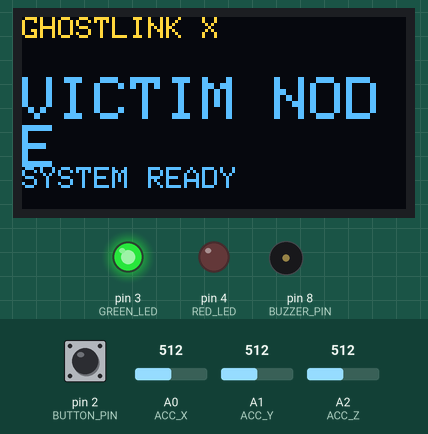
This sketch was run on a simulated Arduino Uno, built with avr-gcc and run on an emulated ATmega328P. On the bench: 128×64 one-colour display, output pins drawn as LEDs (lit = HIGH), buzzer (waves = sounding, pin HIGH). Dashed ring = blinking. Inputs (shaded band) come from the test bench; at power-on: A0 (ACC_X) = 512, pin 2 (BUTTON_PIN) HIGH, A1 (ACC_Y) = 512, A2 (ACC_Z) = 512. The OLED is the two-colour kind (top 16 rows yellow); what the sketch prints to the serial monitor is not drawn.

Above: at 3.2 s.
3.3 s: A0 (ACC_X) set to 582
4.8 s: A0 (ACC_X) set to 606
At 4.99 s:
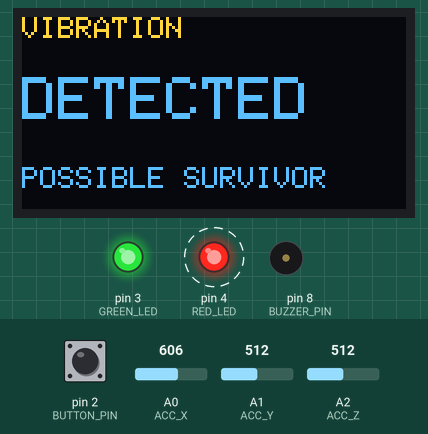
6.6 s: pin 2 (BUTTON_PIN) pulled LOW for 1 s
At 9.4 s:
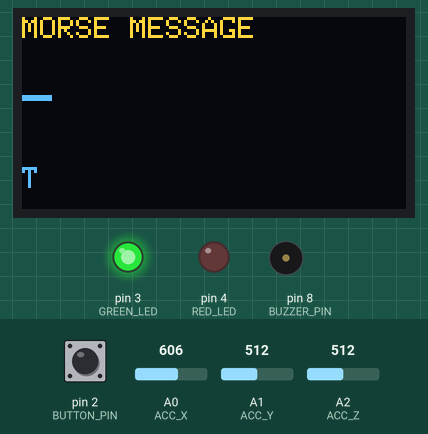
10.1 s: pin 2 (BUTTON_PIN) pulled LOW for 3.2 s
At 10.56 s:
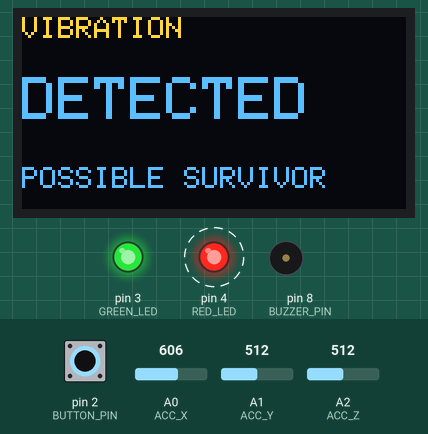
14.8 s: pin 2 (BUTTON_PIN) pulled LOW for 0.15 s
At 17.3 s:
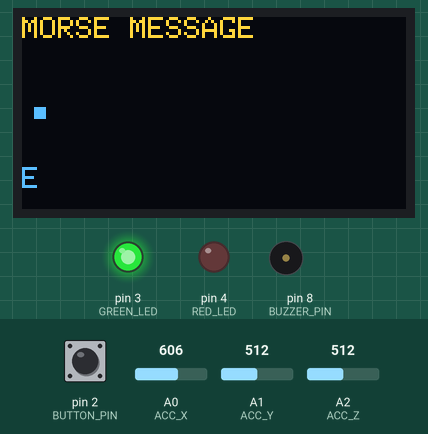
17.9 s: A0 (ACC_X) set to 511
At 19.3 s:
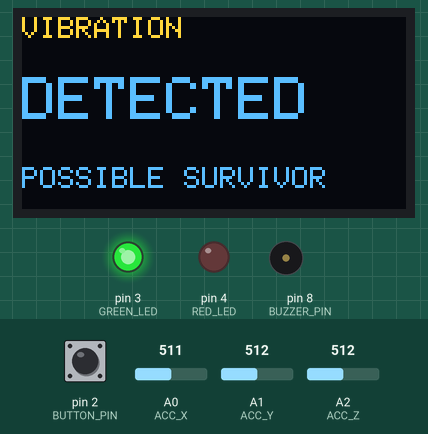
Timing chart, 0 to 20.5 s (numbered marks = the images above; inputs shaded):
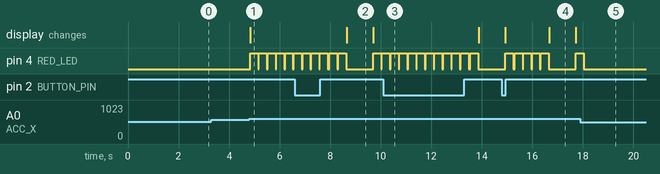

The sketch:

1._NODE_1___victim_node.ino
```cpp
/*
  GHOSTLINK X
  NODE 1 - VICTIM NODE

  Hardware:
  - Arduino UNO
  - Analog Accelerometer
  - Push Button
  - OLED I2C
  - Active Buzzer Module
  - Green LED
  - Red LED
  - ESP8266 NodeMCU

  Functions:
  - Morse button input
  - Accelerometer vibration detection
  - SOS generation
  - OLED status
  - Sends emergency data to ESP8266
*/

#include <Wire.h>
#include <Adafruit_GFX.h>
#include <Adafruit_SSD1306.h>
#include <SoftwareSerial.h>

// ---------------- PIN DEFINITIONS ----------------

#define BUTTON_PIN 2

#define GREEN_LED 3
#define RED_LED 4
#define BUZZER_PIN 8

#define ACC_X A0
#define ACC_Y A1
#define ACC_Z A2

// ESP8266 serial
#define ESP_RX 10
#define ESP_TX 11

SoftwareSerial espSerial(ESP_RX, ESP_TX);

// ---------------- OLED ----------------

#define SCREEN_WIDTH 128
#define SCREEN_HEIGHT 64

Adafruit_SSD1306 display(
  SCREEN_WIDTH,
  SCREEN_HEIGHT,
  &Wire,
  -1
);

// ---------------- MORSE ----------------

String morseCode = "";

unsigned long pressStart = 0;
bool buttonPressed = false;

const unsigned long DOT_TIME = 500;
const unsigned long CHAR_GAP = 1500;

// ---------------- VIBRATION ----------------

const int VIBRATION_THRESHOLD = 80;

int baseX;
int baseY;
int baseZ;

// ------------------------------------------------

void setup() {

  Serial.begin(9600);
  espSerial.begin(9600);

  pinMode(BUTTON_PIN, INPUT_PULLUP);

  pinMode(GREEN_LED, OUTPUT);
  pinMode(RED_LED, OUTPUT);
  pinMode(BUZZER_PIN, OUTPUT);

  digitalWrite(GREEN_LED, HIGH);
  digitalWrite(RED_LED, LOW);
  digitalWrite(BUZZER_PIN, LOW);

  // OLED
  if (!display.begin(SSD1306_SWITCHCAPVCC, 0x3C)) {
    Serial.println("OLED NOT FOUND");
  }

  display.clearDisplay();
  display.setTextColor(SSD1306_WHITE);

  showOLED(
    "GHOSTLINK X",
    "VICTIM NODE",
    "SYSTEM READY"
  );

  delay(2000);

  // Read accelerometer baseline
  baseX = analogRead(ACC_X);
  baseY = analogRead(ACC_Y);
  baseZ = analogRead(ACC_Z);

  Serial.println("NODE 1 READY");
}

// ------------------------------------------------

void loop() {

  readMorseButton();

  detectVibration();

  // If user leaves Morse input open,
  // process character after gap.
  if (
    morseCode.length() > 0 &&
    !buttonPressed &&
    millis() - pressStart > CHAR_GAP
  ) {

    sendMorseCharacter();

    morseCode = "";
  }
}

// =================================================
// MORSE BUTTON
// =================================================

void readMorseButton() {

  bool state = digitalRead(BUTTON_PIN) == LOW;

  if (state && !buttonPressed) {

    buttonPressed = true;

    pressStart = millis();

  }

  if (!state && buttonPressed) {

    buttonPressed = false;

    unsigned long duration =
      millis() - pressStart;

    if (duration < DOT_TIME) {

      morseCode += ".";

      showOLED(
        "MORSE INPUT",
        morseCode,
        "DOT"
      );

    } else {

      morseCode += "-";

      showOLED(
        "MORSE INPUT",
        morseCode,
        "DASH"
      );
    }
  }
}

// =================================================
// SEND MORSE CHARACTER
// =================================================

void sendMorseCharacter() {

  String decoded = decodeMorse(morseCode);

  Serial.print("Morse: ");
  Serial.print(morseCode);
  Serial.print(" -> ");
  Serial.println(decoded);

  showOLED(
    "MORSE MESSAGE",
    morseCode,
    decoded.c_str()
  );

  // Send to ESP8266
  espSerial.print("MORSE:");
  espSerial.print(morseCode);
  espSerial.print(":");
  espSerial.println(decoded);

  delay(1000);

  if (decoded == "SOS") {

    emergencyAlert();
  }
}

// =================================================
// VIBRATION DETECTION
// =================================================

void detectVibration() {

  int x = analogRead(ACC_X);
  int y = analogRead(ACC_Y);
  int z = analogRead(ACC_Z);

  int dx = abs(x - baseX);
  int dy = abs(y - baseY);
  int dz = abs(z - baseZ);

  int vibration = dx + dy + dz;

  if (vibration > VIBRATION_THRESHOLD) {

    Serial.print("VIBRATION: ");
    Serial.println(vibration);

    showOLED(
      "VIBRATION",
      "DETECTED",
      "POSSIBLE SURVIVOR"
    );

    digitalWrite(RED_LED, HIGH);

    // Send vibration alert
    espSerial.print("VIBRATION:");
    espSerial.println(vibration);

    delay(300);

    digitalWrite(RED_LED, LOW);
  }
}

// =================================================
// EMERGENCY ALERT
// =================================================

void emergencyAlert() {

  digitalWrite(RED_LED, HIGH);

  digitalWrite(BUZZER_PIN, HIGH);

  showOLED(
    "EMERGENCY",
    "SOS SENT",
    "HELP REQUESTED"
  );

  espSerial.println("ALERT:SOS");

  delay(2000);

  digitalWrite(BUZZER_PIN, LOW);

  digitalWrite(RED_LED, LOW);
}

// =================================================
// MORSE DECODER
// =================================================

String decodeMorse(String code) {

  if (code == ".-") return "A";
  if (code == "-...") return "B";
  if (code == "-.-.") return "C";
  if (code == "-..") return "D";
  if (code == ".") return "E";
  if (code == "..-.") return "F";
  if (code == "--.") return "G";
  if (code == "....") return "H";
  if (code == "..") return "I";
  if (code == ".---") return "J";
  if (code == "-.-") return "K";
  if (code == ".-..") return "L";
  if (code == "--") return "M";
  if (code == "-.") return "N";
  if (code == "---") return "O";
  if (code == ".--.") return "P";
  if (code == "--.-") return "Q";
  if (code == ".-.") return "R";
  if (code == "...") return "S";
  if (code == "-") return "T";
  if (code == "..-") return "U";
  if (code == "...-") return "V";
  if (code == ".--") return "W";
  if (code == "-..-") return "X";
  if (code == "-.--") return "Y";
  if (code == "--..") return "Z";

  if (code == "-----") return "0";
  if (code == ".----") return "1";
  if (code == "..---") return "2";
  if (code == "...--") return "3";
  if (code == "....-") return "4";
  if (code == ".....") return "5";
  if (code == "-....") return "6";
  if (code == "--...") return "7";
  if (code == "---..") return "8";
  if (code == "----.") return "9";

  return "?";
}

// =================================================
// OLED
// =================================================

void showOLED(
  String line1,
  String line2,
  String line3
) {

  display.clearDisplay();

  display.setTextSize(1);

  display.setCursor(0, 0);
  display.println(line1);

  display.setTextSize(2);

  display.setCursor(0, 20);
  display.println(line2);

  display.setTextSize(1);

  display.setCursor(0, 50);
  display.println(line3);

  display.display();
}
```

Measured:
- the behaviour switches between 592 and 593 on A0 (ACC_X) (found by bisection; images 0 and 1)
- after the input at 3.3 s, every drawn part: stays the same
- after the input at 4.8 s, pin 4 (RED_LED): alternates HIGH for 0.31 s and LOW for 0.03 s, starting at once; the display: changes at once (image 1)
- after the input at 6.6 s, the display: changes after 2.1 s (image 2)
- after the input at 10.1 s, pin 4 (RED_LED): goes on until 13.9 s, then stays LOW
- after the input at 14.8 s, the display: first differs from a run without the input after 1.9 s (image 4)
- after the input at 17.9 s, pin 4 (RED_LED): goes on until 18.0 s, then stays LOW
- what the display in image 2 shows lasts 1.0 s, from 8.7 s to 9.7 s
